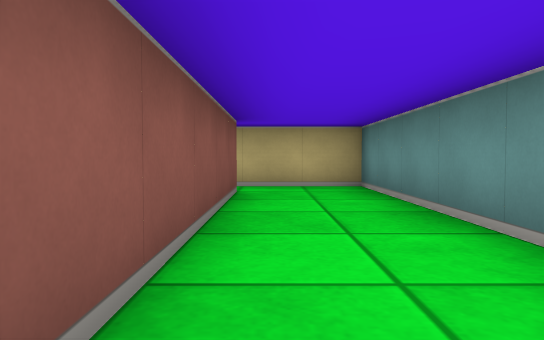
view 1 (above)

12 first-person views from a walk through a cub3D level. The camera is about half as high as the walls, tilts 2° down and sees 70° across. The floor is counted in squares. Each view is taken from the middle of a square. On the plan, view 1 faces up. The plan holds only what a view shows up to about 9 squares ahead; the rest is blank.

view 2
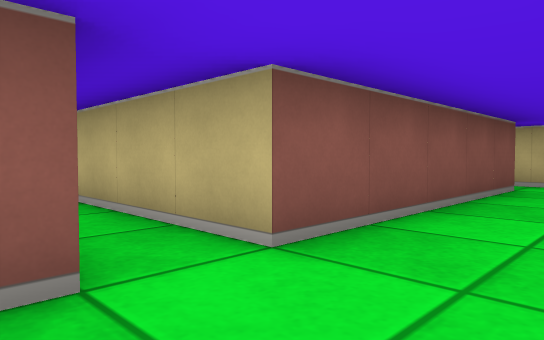

view 3
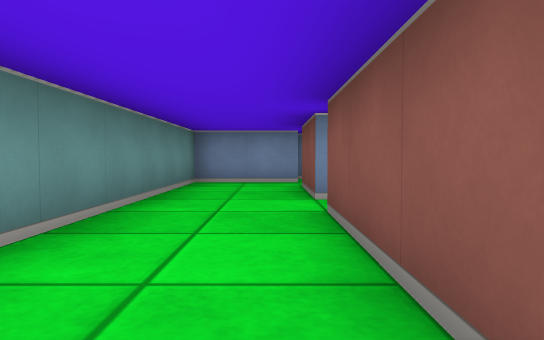

view 4
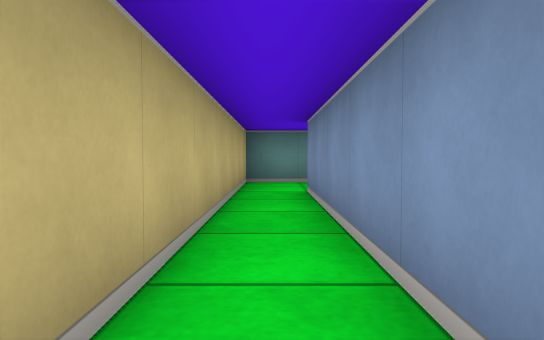

view 5
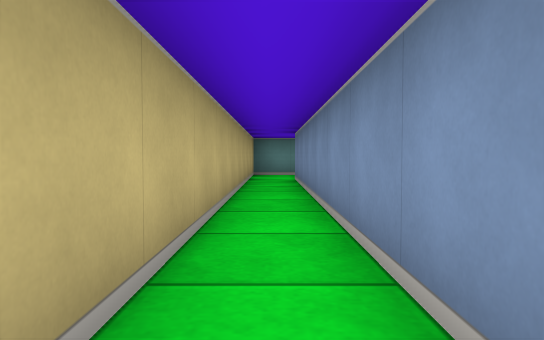

view 6
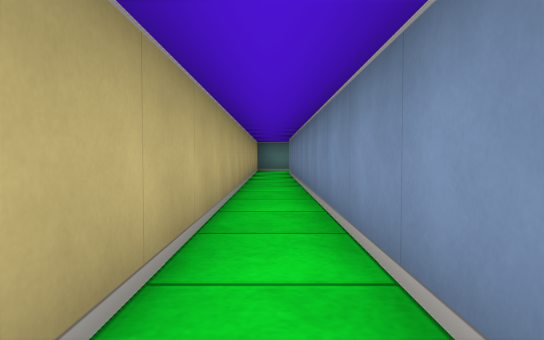

view 7
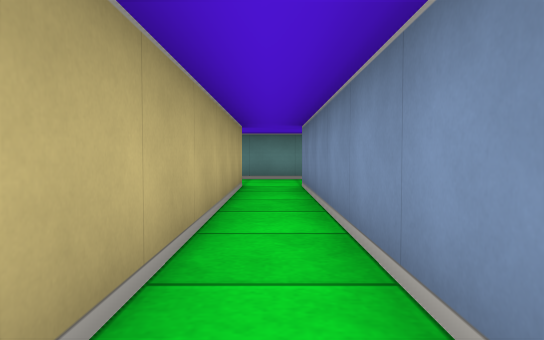

view 8
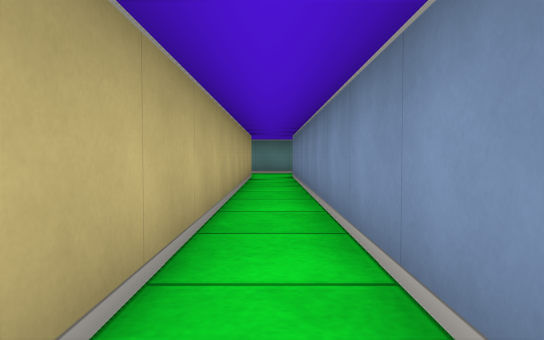

view 9
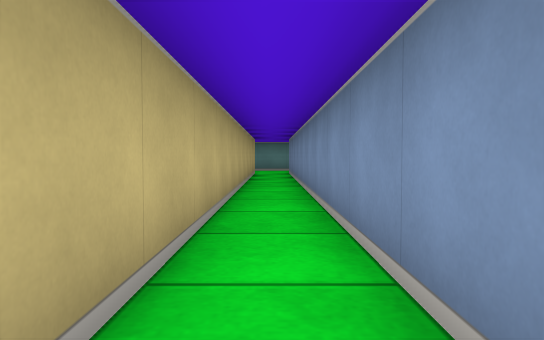

view 10
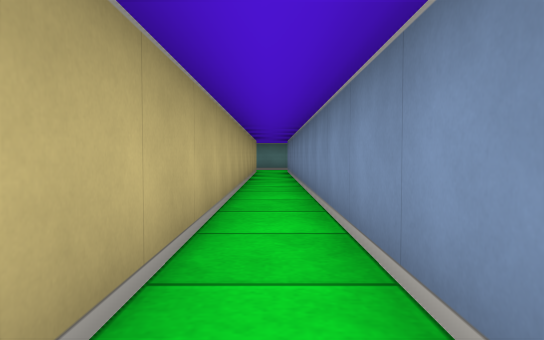

view 11
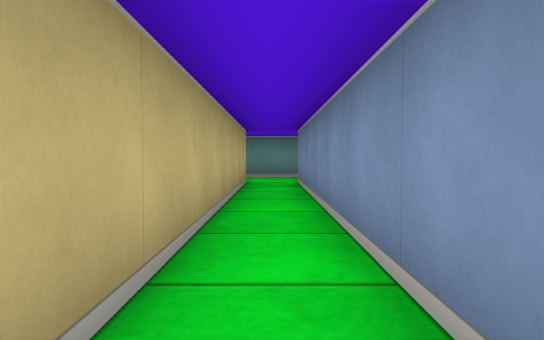

view 12
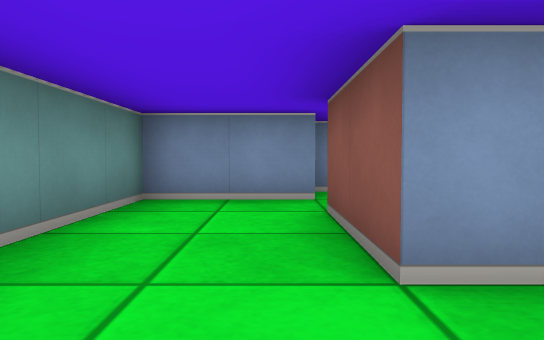

### Floor plan
Ten units are one square. View 1 is at (0, 0); x grows to the right and y downward. Boxes are objects, and circles mark ways between rooms. Rooms are numbered by the first view taken in them; rooms with no view inside come last. Other rooms are left out.
<svg viewBox="-135 -70 155 110">
<path fill="none" stroke="#000" d="M-114 -55 -5 -55 -5 -5 -124 -5M15 5 15 -65 -114 -65M-124 5 -5 5M-5 5 -5 25M-6 35 15 35 15 5"/>
<circle cx="5" cy="15" r="3" fill="#2a7"/>
<text x="-40" y="-60">1</text>
<text x="0" y="20">2</text>
</svg>
Room 1 opens to room 2.

Where each view was taken, in squares from view 1:
view 1: 0 up, 0 right, facing up
view 2: 1 down, 1 right, facing up-left
view 3: 4 up, 0 right, facing down
view 4: 6 up, 6 left, facing right
view 5: 6 up, 9 left, facing right
view 6: 6 up, 12 left, facing right
view 7: 0 up, 7 left, facing right
view 8: 0 up, 10 left, facing right
view 9: 0 up, 12 left, facing right
view 10: 0 up, 13 left, facing right
view 11: 0 up, 8 left, facing right
view 12: 1 up, 0 right, facing down
